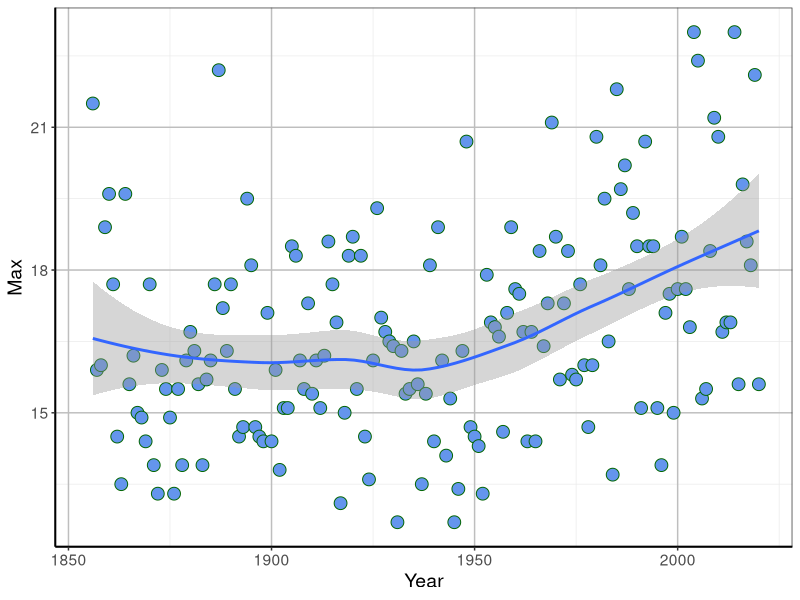

Here is the R script that generated this plot:
library(tidyverse)

# Calculates the number of days above a given maximum temperature--------------------

dataw <- read.csv("data/melbourne.csv", header = TRUE)

input <- dataw %>%
        group_by(Year) %>%
        filter(Month == 4) %>%
        #filter (Min >= 18 ) %>%
        summarise(Count = n(), Max = max(Min))
        
input

plot <- ggplot(input, aes(x=Year, y = Max)) +
        geom_point(size=4, shape=21, fill = "cornflowerblue", colour = "darkgreen") +
        geom_smooth(method=loess)+
        theme_bw() +
        theme(panel.grid.major = element_line(size = 0.5, color = "grey"), 
        axis.line = element_line(size = 0.7, color = "black"), 
        text = element_text(size = 14))
plot
